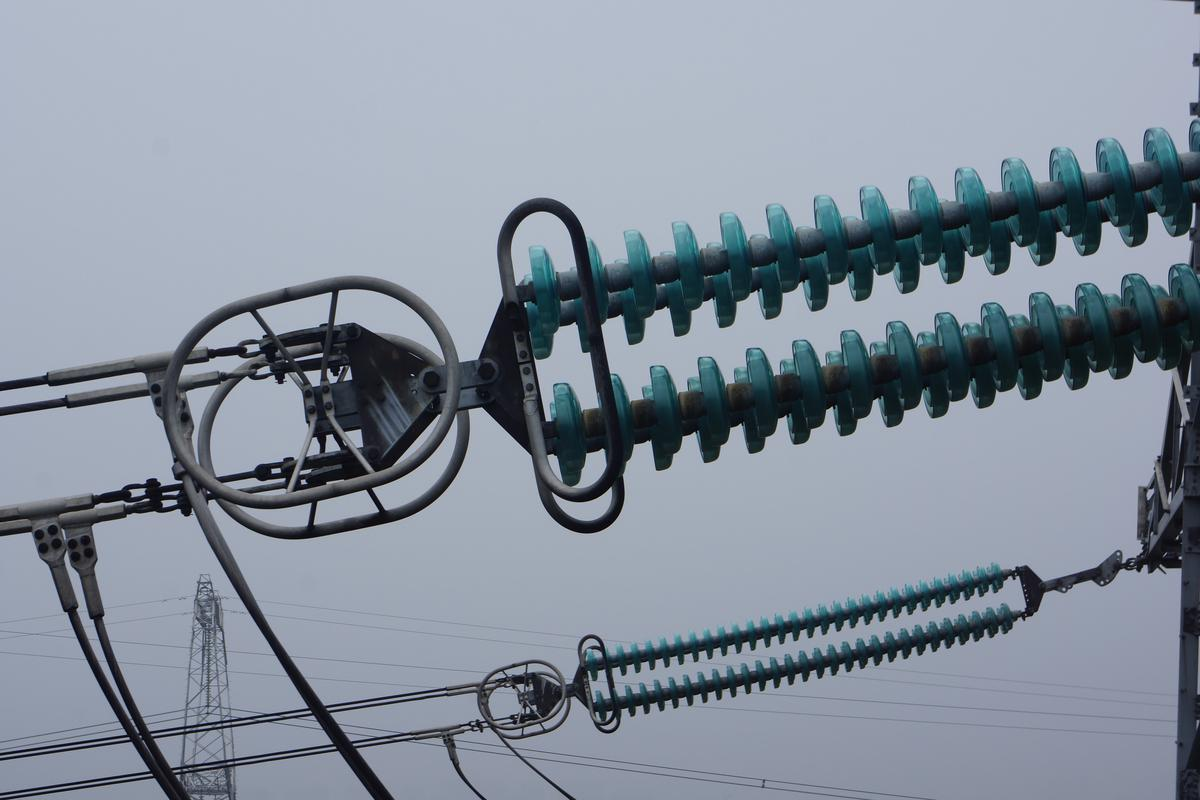
//> input picture 图像处理算法/cHOG_2/cHOG_2/1.jpg, 1200 x 800 px
$ ./hog   (built with g++ and OpenCV 4)
//> lines starting //> are read from the running program, lines starting //| are printed output that depends on the picture

/*****************************************
Copyright (c) 2015 Jingshuang Hu
@filename:demo.cpp
@datetime:2015.08.06
@author:HJS
@e-mail:eleftheria@163.com
@blog:http://blog.csdn.net/hujingshuang
*****************************************/


/*
* 参考链接 https://blog.csdn.net/hujingshuang/article/details/47337707/
*/

/******************
***  测试链接： https://blog.csdn.net/coming_is_winter/article/details/72850511
******************/

/**
* hog特征能用于图像配准吗？ 怎么表示单个特征点的hog特征呢？
* 以现在我的知识水平理解，图像配准有点难，因为他是整个图像的一个统计量，
* 只是用来区分图像是否为一类图像，诸如包不包含行人，
* 不像sift那样特征检测，单个特征点好像也没有这么个说法.自己简单认识，不一定对。
*/
#include <iostream>
#include <cv.h>
#include <opencv2/core/core.hpp>
#include <opencv2/highgui/highgui.hpp>
#include <opencv2/imgproc/imgproc.hpp>

using namespace cv;
using namespace std;

int main()
{
	Mat picture = imread("1.jpg", 0);//灰度
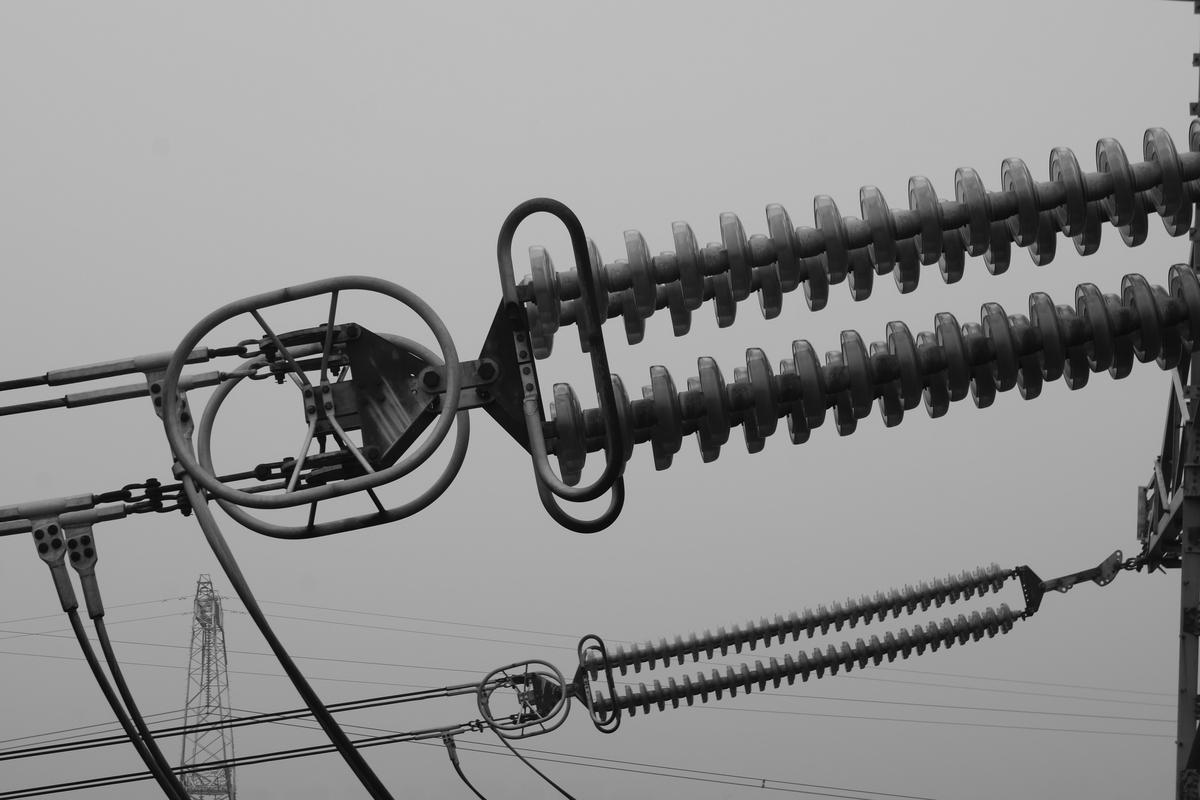
//> picture: 800 rows x 1200 cols, CV_8UC1; min 0, max 212, mean 141.6
	Mat img;

	picture.convertTo(img, CV_32F);	//转换成浮点
	sqrt(img, img);					//gamma校正
	normalize(img, img, 0, 255, NORM_MINMAX, CV_32F);//归一化[0,255]浮点数
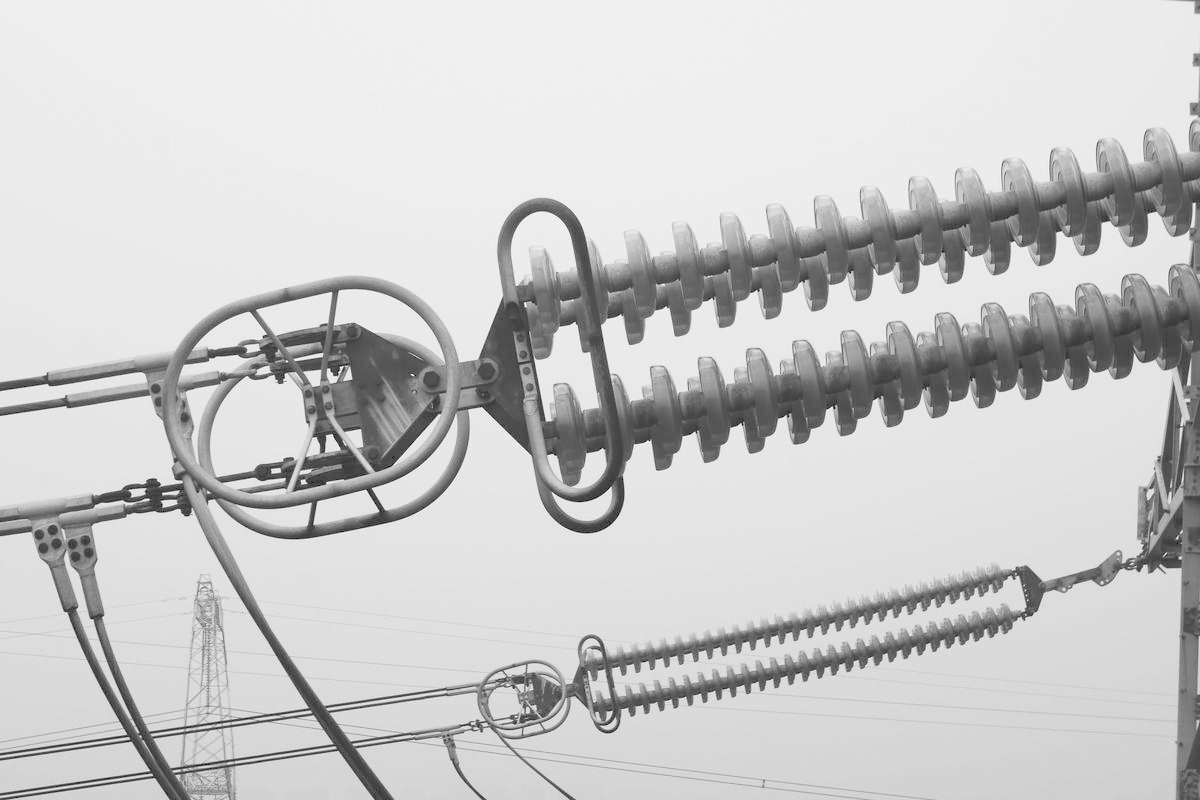
//> img: 800 rows x 1200 cols, CV_32FC1; min 0, max 255, mean 202.1

	Mat gradient = Mat::zeros(img.rows, img.cols, CV_32F);//梯度
	Mat theta = Mat::zeros(img.rows, img.cols, CV_32F);//角度

	for (int i = 1; i < img.rows - 1; i++)
	{
		for (int j = 1; j < img.cols - 1; j++)
		{
			float Gx, Gy;

			Gx = img.at<float>(i, j + 1) - img.at<float>(i, j - 1);
			Gy = img.at<float>(i + 1, j) - img.at<float>(i - 1, j);

			gradient.at<float>(i, j) = sqrt(Gx * Gx + Gy * Gy);//梯度模值
			theta.at<float>(i, j) = float(atan2(Gy, Gx) * 180 / CV_PI);//梯度方向[-180°，180°]
		}
	}
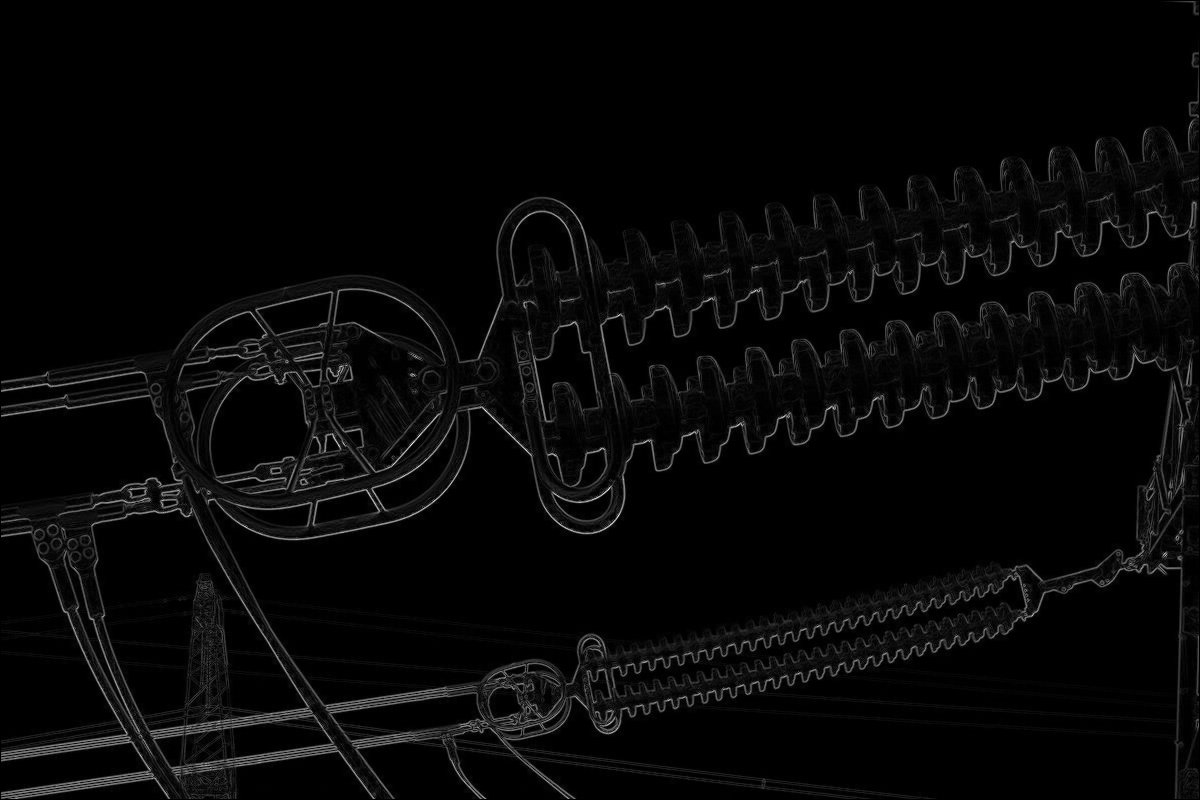
//> gradient: 800 rows x 1200 cols, CV_32FC1; min 0, max 336, mean 9.8; drawn with min black and max white
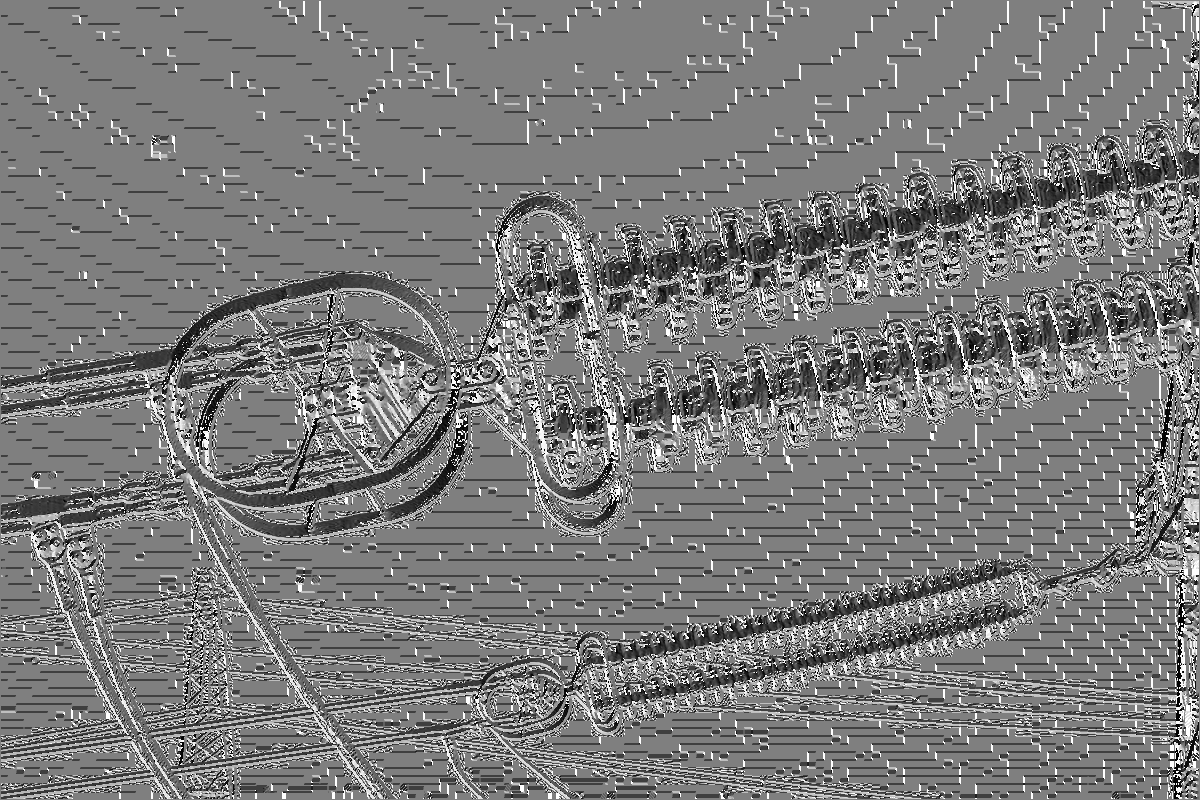
//> theta: 800 rows x 1200 cols, CV_32FC1; min -179.6, max 180, mean -4.9; drawn with min black and max white

	normalize(gradient, gradient, 0, 255, NORM_MINMAX, CV_8UC1);//归一化[0,255] 无符号整型
//> gradient: 800 rows x 1200 cols, CV_8UC1
	normalize(img, img, 0, 255, NORM_MINMAX, CV_8UC1);
//> img: 800 rows x 1200 cols, CV_8UC1

	imshow("原图", picture);
	imshow("Gamma校正", img);
	imshow("梯度图", gradient);
	waitKey();

	return 0;
}
